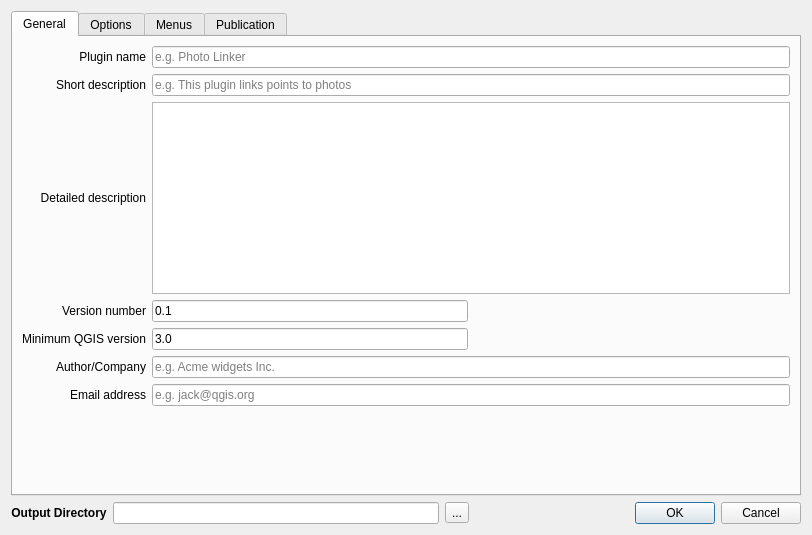
<?xml version="1.0" encoding="UTF-8"?>
<ui version="4.0">
 <class>Dialog</class>
 <widget class="QDialog" name="Dialog">
  <property name="geometry">
   <rect>
    <x>0</x>
    <y>0</y>
    <width>812</width>
    <height>535</height>
   </rect>
  </property>
  <property name="windowTitle">
   <string>Plugin Creator</string>
  </property>
  <layout class="QVBoxLayout" name="verticalLayout">
   <item>
    <widget class="QTabWidget" name="tabWidget">
     <property name="currentIndex">
      <number>0</number>
     </property>
     <widget class="QWidget" name="tabWidgetPage1">
      <attribute name="title">
       <string>General</string>
      </attribute>
      <layout class="QGridLayout" name="gridLayout_3">
       <item row="8" column="2">
        <spacer name="horizontalSpacer">
         <property name="orientation">
          <enum>Qt::Horizontal</enum>
         </property>
         <property name="sizeHint" stdset="0">
          <size>
           <width>40</width>
           <height>20</height>
          </size>
         </property>
        </spacer>
       </item>
       <item row="3" column="0">
        <widget class="QLabel" name="label">
         <property name="text">
          <string>Detailed description</string>
         </property>
         <property name="alignment">
          <set>Qt::AlignRight|Qt::AlignTrailing|Qt::AlignVCenter</set>
         </property>
        </widget>
       </item>
       <item row="8" column="1">
        <widget class="QLineEdit" name="txtQgisVersion">
         <property name="minimumSize">
          <size>
           <width>60</width>
           <height>0</height>
          </size>
         </property>
         <property name="maximumSize">
          <size>
           <width>16777215</width>
           <height>16777215</height>
          </size>
         </property>
         <property name="toolTip">
          <string>Minimum QGIS minor version required for this plugin to work e.g. 3.0</string>
         </property>
         <property name="text">
          <string>3.0</string>
         </property>
         <property name="placeholderText">
          <string>e.g. 3.0</string>
         </property>
        </widget>
       </item>
       <item row="8" column="0">
        <widget class="QLabel" name="qgis_minimum_version_label">
         <property name="minimumSize">
          <size>
           <width>0</width>
           <height>0</height>
          </size>
         </property>
         <property name="maximumSize">
          <size>
           <width>16777215</width>
           <height>16777215</height>
          </size>
         </property>
         <property name="text">
          <string>Minimum QGIS version</string>
         </property>
         <property name="alignment">
          <set>Qt::AlignRight|Qt::AlignTrailing|Qt::AlignVCenter</set>
         </property>
        </widget>
       </item>
       <item row="1" column="1" colspan="2">
        <widget class="QLineEdit" name="txtName">
         <property name="minimumSize">
          <size>
           <width>0</width>
           <height>0</height>
          </size>
         </property>
         <property name="maximumSize">
          <size>
           <width>16777215</width>
           <height>16777215</height>
          </size>
         </property>
         <property name="toolTip">
          <string>This is the name for your plugin that will be displayed in the QGIS
Plugin Manager and the Plugins menu e.g. Photo Linker</string>
         </property>
         <property name="text">
          <string/>
         </property>
         <property name="placeholderText">
          <string>e.g. Photo Linker</string>
         </property>
        </widget>
       </item>
       <item row="9" column="0">
        <widget class="QLabel" name="author_label">
         <property name="minimumSize">
          <size>
           <width>0</width>
           <height>0</height>
          </size>
         </property>
         <property name="maximumSize">
          <size>
           <width>16777215</width>
           <height>16777215</height>
          </size>
         </property>
         <property name="text">
          <string>Author/Company</string>
         </property>
         <property name="alignment">
          <set>Qt::AlignRight|Qt::AlignTrailing|Qt::AlignVCenter</set>
         </property>
        </widget>
       </item>
       <item row="2" column="0">
        <widget class="QLabel" name="description_label">
         <property name="minimumSize">
          <size>
           <width>0</width>
           <height>0</height>
          </size>
         </property>
         <property name="maximumSize">
          <size>
           <width>16777215</width>
           <height>16777215</height>
          </size>
         </property>
         <property name="text">
          <string>Short description</string>
         </property>
         <property name="alignment">
          <set>Qt::AlignRight|Qt::AlignTrailing|Qt::AlignVCenter</set>
         </property>
        </widget>
       </item>
       <item row="3" column="1" colspan="2">
        <widget class="QPlainTextEdit" name="txtAbout"/>
       </item>
       <item row="2" column="1" colspan="2">
        <widget class="QLineEdit" name="txtDescription">
         <property name="minimumSize">
          <size>
           <width>0</width>
           <height>0</height>
          </size>
         </property>
         <property name="maximumSize">
          <size>
           <width>16777215</width>
           <height>16777215</height>
          </size>
         </property>
         <property name="toolTip">
          <string>A one-liner description of the plugin that appears in the Plugin
Manager e.g. &quot;The photo linker plugin lets you link photos to
points.&quot;</string>
         </property>
         <property name="text">
          <string/>
         </property>
         <property name="placeholderText">
          <string>e.g. This plugin links points to photos</string>
         </property>
        </widget>
       </item>
       <item row="1" column="0">
        <widget class="QLabel" name="plugin_name_label">
         <property name="minimumSize">
          <size>
           <width>0</width>
           <height>0</height>
          </size>
         </property>
         <property name="maximumSize">
          <size>
           <width>16777215</width>
           <height>16777215</height>
          </size>
         </property>
         <property name="text">
          <string>Plugin name</string>
         </property>
         <property name="alignment">
          <set>Qt::AlignRight|Qt::AlignTrailing|Qt::AlignVCenter</set>
         </property>
        </widget>
       </item>
       <item row="7" column="1">
        <widget class="QLineEdit" name="txtVersion">
         <property name="minimumSize">
          <size>
           <width>60</width>
           <height>0</height>
          </size>
         </property>
         <property name="maximumSize">
          <size>
           <width>16777215</width>
           <height>16777215</height>
          </size>
         </property>
         <property name="toolTip">
          <string>The version of this plugin using semantic versioning (see
http://semver.org) e.g. 0.1.1</string>
         </property>
         <property name="text">
          <string>0.1</string>
         </property>
         <property name="placeholderText">
          <string>e.g. 0.1.0</string>
         </property>
        </widget>
       </item>
       <item row="10" column="0">
        <widget class="QLabel" name="email_address_label">
         <property name="minimumSize">
          <size>
           <width>0</width>
           <height>0</height>
          </size>
         </property>
         <property name="maximumSize">
          <size>
           <width>16777215</width>
           <height>16777215</height>
          </size>
         </property>
         <property name="text">
          <string>Email address</string>
         </property>
         <property name="alignment">
          <set>Qt::AlignRight|Qt::AlignTrailing|Qt::AlignVCenter</set>
         </property>
        </widget>
       </item>
       <item row="10" column="1" colspan="2">
        <widget class="QLineEdit" name="txtEmail">
         <property name="minimumSize">
          <size>
           <width>0</width>
           <height>0</height>
          </size>
         </property>
         <property name="maximumSize">
          <size>
           <width>16777215</width>
           <height>16777215</height>
          </size>
         </property>
         <property name="toolTip">
          <string>&lt;html&gt;&lt;head/&gt;&lt;body&gt;&lt;p&gt;Your email address (used in the copyright header) e.g. jack@qgis&lt;/p&gt;&lt;p&gt;.org&lt;/p&gt;&lt;/body&gt;&lt;/html&gt;</string>
         </property>
         <property name="text">
          <string/>
         </property>
         <property name="placeholderText">
          <string>e.g. jack@qgis.org</string>
         </property>
        </widget>
       </item>
       <item row="7" column="0">
        <widget class="QLabel" name="plugin_version_label">
         <property name="minimumSize">
          <size>
           <width>0</width>
           <height>0</height>
          </size>
         </property>
         <property name="maximumSize">
          <size>
           <width>16777215</width>
           <height>16777215</height>
          </size>
         </property>
         <property name="text">
          <string>Version number</string>
         </property>
         <property name="alignment">
          <set>Qt::AlignRight|Qt::AlignTrailing|Qt::AlignVCenter</set>
         </property>
        </widget>
       </item>
       <item row="9" column="1" colspan="2">
        <widget class="QLineEdit" name="txtAuthor">
         <property name="minimumSize">
          <size>
           <width>0</width>
           <height>0</height>
          </size>
         </property>
         <property name="maximumSize">
          <size>
           <width>16777215</width>
           <height>16777215</height>
          </size>
         </property>
         <property name="toolTip">
          <string>Your name or company name (used in the copyright header) e.g.
Acme Corp.</string>
         </property>
         <property name="text">
          <string/>
         </property>
         <property name="placeholderText">
          <string>e.g. Acme widgets Inc.</string>
         </property>
        </widget>
       </item>
       <item row="11" column="1">
        <spacer name="verticalSpacer_2">
         <property name="orientation">
          <enum>Qt::Vertical</enum>
         </property>
         <property name="sizeHint" stdset="0">
          <size>
           <width>20</width>
           <height>40</height>
          </size>
         </property>
        </spacer>
       </item>
       <item row="7" column="2">
        <spacer name="horizontalSpacer_2">
         <property name="orientation">
          <enum>Qt::Horizontal</enum>
         </property>
         <property name="sizeHint" stdset="0">
          <size>
           <width>40</width>
           <height>20</height>
          </size>
         </property>
        </spacer>
       </item>
      </layout>
      <zorder>txtQgisVersion</zorder>
      <zorder>txtDescription</zorder>
      <zorder>txtAuthor</zorder>
      <zorder>plugin_version_label</zorder>
      <zorder>qgis_minimum_version_label</zorder>
      <zorder>author_label</zorder>
      <zorder>txtVersion</zorder>
      <zorder>txtName</zorder>
      <zorder>txtEmail</zorder>
      <zorder>description_label</zorder>
      <zorder>plugin_name_label</zorder>
      <zorder>email_address_label</zorder>
      <zorder>verticalSpacer_2</zorder>
      <zorder>horizontalSpacer</zorder>
      <zorder>horizontalSpacer_2</zorder>
      <zorder>label</zorder>
      <zorder>txtAbout</zorder>
     </widget>
     <widget class="QWidget" name="tabWidgetPage4">
      <attribute name="title">
       <string>Options</string>
      </attribute>
      <layout class="QVBoxLayout" name="verticalLayout_4">
       <item>
        <widget class="QCheckBox" name="chkDocs">
         <property name="text">
          <string>Sphinx documentation project</string>
         </property>
         <property name="checked">
          <bool>true</bool>
         </property>
        </widget>
       </item>
       <item>
        <widget class="QCheckBox" name="chkTests">
         <property name="text">
          <string>Test for Tester plugin</string>
         </property>
         <property name="checked">
          <bool>true</bool>
         </property>
        </widget>
       </item>
       <item>
        <widget class="QCheckBox" name="chkLessons">
         <property name="text">
          <string>Lessons for Lessons plugin</string>
         </property>
         <property name="checked">
          <bool>true</bool>
         </property>
        </widget>
       </item>
       <item>
        <widget class="QCheckBox" name="chkTravis">
         <property name="text">
          <string>Travis files for CI integration</string>
         </property>
         <property name="checked">
          <bool>true</bool>
         </property>
        </widget>
       </item>
       <item>
        <widget class="QCheckBox" name="chkQgisCommons">
         <property name="text">
          <string>Add qgiscommons library</string>
         </property>
         <property name="checked">
          <bool>true</bool>
         </property>
        </widget>
       </item>
       <item>
        <layout class="QVBoxLayout" name="verticalLayout_3">
         <property name="leftMargin">
          <number>20</number>
         </property>
         <item>
          <widget class="QCheckBox" name="chkAbout">
           <property name="text">
            <string>Add About menu</string>
           </property>
           <property name="checked">
            <bool>true</bool>
           </property>
          </widget>
         </item>
         <item>
          <widget class="QCheckBox" name="chkHelp">
           <property name="text">
            <string>Add Help menu</string>
           </property>
           <property name="checked">
            <bool>true</bool>
           </property>
          </widget>
         </item>
         <item>
          <widget class="QCheckBox" name="chkSettings">
           <property name="text">
            <string>Add Settings menu</string>
           </property>
           <property name="checked">
            <bool>true</bool>
           </property>
          </widget>
         </item>
        </layout>
       </item>
       <item>
        <spacer name="verticalSpacer_3">
         <property name="orientation">
          <enum>Qt::Vertical</enum>
         </property>
         <property name="sizeHint" stdset="0">
          <size>
           <width>20</width>
           <height>40</height>
          </size>
         </property>
        </spacer>
       </item>
      </layout>
     </widget>
     <widget class="QWidget" name="tabMenus">
      <attribute name="title">
       <string>Menus</string>
      </attribute>
      <layout class="QHBoxLayout" name="horizontalLayout_4">
       <item>
        <widget class="QListWidget" name="listMenus"/>
       </item>
       <item>
        <layout class="QGridLayout" name="gridLayout">
         <item row="1" column="1">
          <widget class="QComboBox" name="comboParentMenu">
           <item>
            <property name="text">
             <string>Plugins</string>
            </property>
           </item>
           <item>
            <property name="text">
             <string>Database</string>
            </property>
           </item>
           <item>
            <property name="text">
             <string>Raster</string>
            </property>
           </item>
           <item>
            <property name="text">
             <string>Vector</string>
            </property>
           </item>
           <item>
            <property name="text">
             <string>Web</string>
            </property>
           </item>
          </widget>
         </item>
         <item row="0" column="1">
          <widget class="QLineEdit" name="txtMenuTitle"/>
         </item>
         <item row="1" column="0">
          <widget class="QLabel" name="label_3">
           <property name="text">
            <string>Parent menu</string>
           </property>
          </widget>
         </item>
         <item row="0" column="0">
          <widget class="QLabel" name="label_2">
           <property name="text">
            <string>Menu title</string>
           </property>
          </widget>
         </item>
         <item row="4" column="0">
          <spacer name="verticalSpacer_5">
           <property name="orientation">
            <enum>Qt::Vertical</enum>
           </property>
           <property name="sizeHint" stdset="0">
            <size>
             <width>20</width>
             <height>40</height>
            </size>
           </property>
          </spacer>
         </item>
         <item row="2" column="0">
          <spacer name="verticalSpacer_4">
           <property name="orientation">
            <enum>Qt::Vertical</enum>
           </property>
           <property name="sizeType">
            <enum>QSizePolicy::Fixed</enum>
           </property>
           <property name="sizeHint" stdset="0">
            <size>
             <width>20</width>
             <height>40</height>
            </size>
           </property>
          </spacer>
         </item>
         <item row="3" column="1">
          <layout class="QHBoxLayout" name="horizontalLayout_3">
           <item>
            <widget class="QPushButton" name="btnAddMenu">
             <property name="text">
              <string>Add/Update</string>
             </property>
            </widget>
           </item>
           <item>
            <widget class="QPushButton" name="btnRemoveMenu">
             <property name="text">
              <string>Remove</string>
             </property>
            </widget>
           </item>
          </layout>
         </item>
        </layout>
       </item>
      </layout>
     </widget>
     <widget class="QWidget" name="tabWidgetPage5">
      <attribute name="title">
       <string>Publication</string>
      </attribute>
      <layout class="QGridLayout" name="gridLayout_2">
       <item row="0" column="0" colspan="2">
        <widget class="QLabel" name="optional_items_label">
         <property name="font">
          <font>
           <weight>75</weight>
           <bold>true</bold>
          </font>
         </property>
         <property name="text">
          <string>Publication (mandatory Items)</string>
         </property>
         <property name="alignment">
          <set>Qt::AlignCenter</set>
         </property>
        </widget>
       </item>
       <item row="5" column="1">
        <layout class="QHBoxLayout" name="horizontalLayout_2">
         <item>
          <widget class="QLineEdit" name="txtTags">
           <property name="minimumSize">
            <size>
             <width>0</width>
             <height>0</height>
            </size>
           </property>
           <property name="maximumSize">
            <size>
             <width>16777215</width>
             <height>16777215</height>
            </size>
           </property>
           <property name="toolTip">
            <string>A comma separated list of tags that describe the plugin features or function</string>
           </property>
           <property name="text">
            <string>python</string>
           </property>
           <property name="placeholderText">
            <string>Select tags from a list or enter your own</string>
           </property>
          </widget>
         </item>
         <item>
          <widget class="QToolButton" name="btnTags">
           <property name="toolTip">
            <string>Select tags</string>
           </property>
           <property name="text">
            <string>...</string>
           </property>
          </widget>
         </item>
        </layout>
       </item>
       <item row="7" column="2">
        <spacer name="verticalSpacer">
         <property name="orientation">
          <enum>Qt::Vertical</enum>
         </property>
         <property name="sizeHint" stdset="0">
          <size>
           <width>20</width>
           <height>40</height>
          </size>
         </property>
        </spacer>
       </item>
       <item row="5" column="0">
        <widget class="QLabel" name="tags_label">
         <property name="maximumSize">
          <size>
           <width>16777215</width>
           <height>16777215</height>
          </size>
         </property>
         <property name="text">
          <string>Tags</string>
         </property>
         <property name="alignment">
          <set>Qt::AlignRight|Qt::AlignTrailing|Qt::AlignVCenter</set>
         </property>
        </widget>
       </item>
       <item row="1" column="0">
        <widget class="QLabel" name="tracker_label">
         <property name="minimumSize">
          <size>
           <width>0</width>
           <height>0</height>
          </size>
         </property>
         <property name="maximumSize">
          <size>
           <width>16777215</width>
           <height>16777215</height>
          </size>
         </property>
         <property name="text">
          <string>Bug tracker</string>
         </property>
         <property name="alignment">
          <set>Qt::AlignRight|Qt::AlignTrailing|Qt::AlignVCenter</set>
         </property>
        </widget>
       </item>
       <item row="1" column="1">
        <widget class="QLineEdit" name="txtTracker">
         <property name="sizePolicy">
          <sizepolicy hsizetype="Expanding" vsizetype="Fixed">
           <horstretch>0</horstretch>
           <verstretch>0</verstretch>
          </sizepolicy>
         </property>
         <property name="minimumSize">
          <size>
           <width>0</width>
           <height>0</height>
          </size>
         </property>
         <property name="maximumSize">
          <size>
           <width>16777215</width>
           <height>16777215</height>
          </size>
         </property>
         <property name="toolTip">
          <string>Url of your plugin's bug tracker</string>
         </property>
         <property name="text">
          <string/>
         </property>
         <property name="placeholderText">
          <string>Consider using github.com for tracking</string>
         </property>
        </widget>
       </item>
       <item row="6" column="0" colspan="3">
        <widget class="QFrame" name="frame">
         <property name="frameShape">
          <enum>QFrame::StyledPanel</enum>
         </property>
         <property name="frameShadow">
          <enum>QFrame::Raised</enum>
         </property>
         <layout class="QGridLayout" name="gridLayout_8">
          <item row="0" column="0">
           <widget class="QCheckBox" name="chkExperimental">
            <property name="text">
             <string>Flag the plugin as experimental</string>
            </property>
           </widget>
          </item>
         </layout>
        </widget>
       </item>
       <item row="3" column="0" colspan="2">
        <widget class="QLabel" name="optional_items_label_2">
         <property name="font">
          <font>
           <weight>75</weight>
           <bold>true</bold>
          </font>
         </property>
         <property name="text">
          <string>Publication (recommended Items)</string>
         </property>
         <property name="alignment">
          <set>Qt::AlignCenter</set>
         </property>
        </widget>
       </item>
       <item row="4" column="1">
        <widget class="QLineEdit" name="txtHomepage">
         <property name="minimumSize">
          <size>
           <width>80</width>
           <height>0</height>
          </size>
         </property>
         <property name="maximumSize">
          <size>
           <width>16777215</width>
           <height>16777215</height>
          </size>
         </property>
         <property name="toolTip">
          <string>Url of your plugin's home page</string>
         </property>
         <property name="text">
          <string/>
         </property>
         <property name="placeholderText">
          <string>Your GitHub repository can be the home page</string>
         </property>
        </widget>
       </item>
       <item row="4" column="0">
        <widget class="QLabel" name="homepage_label">
         <property name="minimumSize">
          <size>
           <width>0</width>
           <height>0</height>
          </size>
         </property>
         <property name="maximumSize">
          <size>
           <width>16777215</width>
           <height>16777215</height>
          </size>
         </property>
         <property name="text">
          <string>Home page</string>
         </property>
         <property name="alignment">
          <set>Qt::AlignRight|Qt::AlignTrailing|Qt::AlignVCenter</set>
         </property>
        </widget>
       </item>
       <item row="2" column="1">
        <widget class="QLineEdit" name="txtRepository">
         <property name="minimumSize">
          <size>
           <width>0</width>
           <height>0</height>
          </size>
         </property>
         <property name="maximumSize">
          <size>
           <width>16777215</width>
           <height>16777215</height>
          </size>
         </property>
         <property name="toolTip">
          <string>Url of your plugin repository (if you have one)</string>
         </property>
         <property name="text">
          <string/>
         </property>
         <property name="placeholderText">
          <string>Consider using github.com to store your code</string>
         </property>
        </widget>
       </item>
       <item row="2" column="0">
        <widget class="QLabel" name="repository_label">
         <property name="minimumSize">
          <size>
           <width>0</width>
           <height>0</height>
          </size>
         </property>
         <property name="maximumSize">
          <size>
           <width>16777215</width>
           <height>16777215</height>
          </size>
         </property>
         <property name="text">
          <string>Repository</string>
         </property>
         <property name="alignment">
          <set>Qt::AlignRight|Qt::AlignTrailing|Qt::AlignVCenter</set>
         </property>
        </widget>
       </item>
      </layout>
      <zorder>optional_items_label</zorder>
      <zorder>tracker_label</zorder>
      <zorder>txtTracker</zorder>
      <zorder>homepage_label</zorder>
      <zorder>txtHomepage</zorder>
      <zorder>repository_label</zorder>
      <zorder>txtRepository</zorder>
      <zorder>tags_label</zorder>
      <zorder>optional_items_label_2</zorder>
      <zorder>frame</zorder>
     </widget>
    </widget>
   </item>
   <item>
    <layout class="QHBoxLayout" name="horizontalLayout">
     <item>
      <widget class="QLabel" name="output_directory_label">
       <property name="font">
        <font>
         <weight>75</weight>
         <bold>true</bold>
        </font>
       </property>
       <property name="text">
        <string>Output Directory</string>
       </property>
       <property name="alignment">
        <set>Qt::AlignCenter</set>
       </property>
      </widget>
     </item>
     <item>
      <widget class="QLineEdit" name="txtFolder"/>
     </item>
     <item>
      <widget class="QToolButton" name="btnFolder">
       <property name="text">
        <string>...</string>
       </property>
      </widget>
     </item>
     <item>
      <widget class="QDialogButtonBox" name="buttonBox">
       <property name="orientation">
        <enum>Qt::Horizontal</enum>
       </property>
       <property name="standardButtons">
        <set>QDialogButtonBox::Cancel|QDialogButtonBox::Ok</set>
       </property>
      </widget>
     </item>
    </layout>
   </item>
  </layout>
 </widget>
 <resources/>
 <connections/>
</ui>
